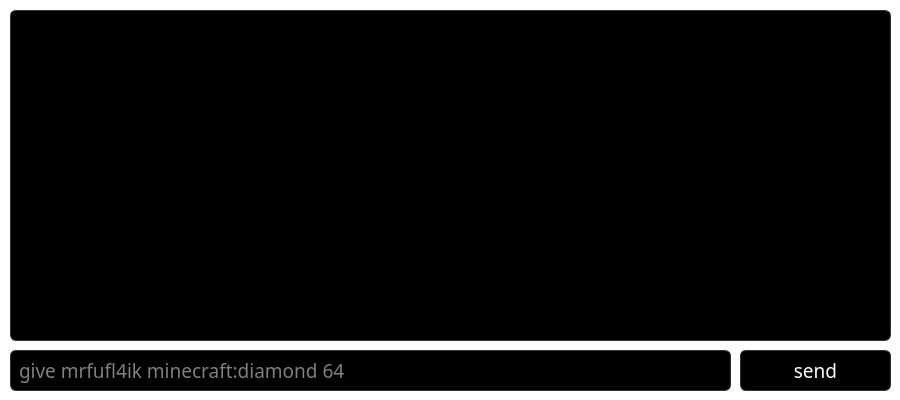
<?xml version="1.0" encoding="UTF-8"?>
<ui version="4.0">
 <class>Form</class>
 <widget class="QWidget" name="Form">
  <property name="geometry">
   <rect>
    <x>0</x>
    <y>0</y>
    <width>900</width>
    <height>400</height>
   </rect>
  </property>
  <property name="minimumSize">
   <size>
    <width>900</width>
    <height>400</height>
   </size>
  </property>
  <property name="maximumSize">
   <size>
    <width>900</width>
    <height>400</height>
   </size>
  </property>
  <property name="windowTitle">
   <string>Console | Server Name</string>
  </property>
  <property name="styleSheet">
   <string notr="true">QWidget {
	background-color: rgb(255, 255, 255)
}</string>
  </property>
  <widget class="QPushButton" name="btnSendConsoleCommand">
   <property name="geometry">
    <rect>
     <x>740</x>
     <y>350</y>
     <width>151</width>
     <height>41</height>
    </rect>
   </property>
   <property name="font">
    <font>
     <family>JetBrains Mono Medium</family>
     <pointsize>14</pointsize>
    </font>
   </property>
   <property name="styleSheet">
    <string notr="true">QPushButton {
    background-color: black;
    color: white;
    border: 1px solid #333;
    border-radius: 6px;
    padding: 8px 16px;
    min-width: 80px;
}

QPushButton:hover {
    background-color: #222;
    border: 1px solid #444;
}

QPushButton:pressed {
    background-color: #111;
}

QPushButton:disabled {
    background-color: #333;
    color: #999;
}</string>
   </property>
   <property name="text">
    <string>send</string>
   </property>
   <property name="shortcut">
    <string>Return</string>
   </property>
  </widget>
  <widget class="QLineEdit" name="inputConsoleCommand">
   <property name="geometry">
    <rect>
     <x>10</x>
     <y>350</y>
     <width>721</width>
     <height>41</height>
    </rect>
   </property>
   <property name="font">
    <font>
     <family>JetBrains Mono Medium</family>
     <pointsize>14</pointsize>
    </font>
   </property>
   <property name="autoFillBackground">
    <bool>false</bool>
   </property>
   <property name="styleSheet">
    <string notr="true">QLineEdit {
    background-color: black;
    color: white;
    border: 1px solid #333;
    border-radius: 6px;
    padding: 6px;
    selection-background-color: #444;
    selection-color: white;
}

QLineEdit:disabled {
    background-color: #333;
    color: #999;
    border: 1px solid #444;
}</string>
   </property>
   <property name="placeholderText">
    <string>give mrfufl4ik minecraft:diamond 64</string>
   </property>
  </widget>
  <widget class="QTextEdit" name="textEditConsoleLog">
   <property name="geometry">
    <rect>
     <x>10</x>
     <y>10</y>
     <width>881</width>
     <height>331</height>
    </rect>
   </property>
   <property name="font">
    <font>
     <family>JetBrains Mono Medium</family>
     <pointsize>11</pointsize>
    </font>
   </property>
   <property name="styleSheet">
    <string notr="true">QTextEdit {
    color: white;
    background: rgb(0,0,0);
    border: 1px solid #333;
    border-radius: 6px;
    padding: 8px 16px;
}

/* Стиль для вертикального скроллбара */
QTextEdit QScrollBar:vertical {
    border: none;
    background: #1a1a1a;
    width: 12px;
    margin: 0;
}

QTextEdit QScrollBar::handle:vertical {
    background: #333;
    min-height: 20px;
    border-radius: 6px;
}

QTextEdit QScrollBar::add-line:vertical, 
QTextEdit QScrollBar::sub-line:vertical {
    border: none;
    background: none;
    height: 0;
}

QTextEdit QScrollBar::add-page:vertical, 
QTextEdit QScrollBar::sub-page:vertical {
    background: none;
}

/* Стиль для горизонтального скроллбара (аналогичный) */
QTextEdit QScrollBar:horizontal {
    border: none;
    background: #1a1a1a;
    height: 12px;
    margin: 0;
}

QTextEdit QScrollBar::handle:horizontal {
    background: #333;
    min-width: 20px;
    border-radius: 6px;
}

QTextEdit QScrollBar::add-line:horizontal, 
QTextEdit QScrollBar::sub-line:horizontal {
    border: none;
    background: none;
    width: 0;
}

QTextEdit QScrollBar::add-page:horizontal, 
QTextEdit QScrollBar::sub-page:horizontal {
    background: none;
}</string>
   </property>
   <property name="readOnly">
    <bool>true</bool>
   </property>
   <property name="markdown">
    <string/>
   </property>
   <property name="html">
    <string>&lt;!DOCTYPE HTML PUBLIC &quot;-//W3C//DTD HTML 4.0//EN&quot; &quot;http://www.w3.org/TR/REC-html40/strict.dtd&quot;&gt;
&lt;html&gt;&lt;head&gt;&lt;meta name=&quot;qrichtext&quot; content=&quot;1&quot; /&gt;&lt;meta charset=&quot;utf-8&quot; /&gt;&lt;style type=&quot;text/css&quot;&gt;
p, li { white-space: pre-wrap; }
hr { height: 1px; border-width: 0; }
li.unchecked::marker { content: &quot;\2610&quot;; }
li.checked::marker { content: &quot;\2612&quot;; }
&lt;/style&gt;&lt;/head&gt;&lt;body style=&quot; font-family:'JetBrains Mono Medium'; font-size:11pt; font-weight:400; font-style:normal;&quot;&gt;
&lt;p style=&quot;-qt-paragraph-type:empty; margin-top:0px; margin-bottom:0px; margin-left:0px; margin-right:0px; -qt-block-indent:0; text-indent:0px;&quot;&gt;&lt;br /&gt;&lt;/p&gt;&lt;/body&gt;&lt;/html&gt;</string>
   </property>
   <property name="overwriteMode">
    <bool>false</bool>
   </property>
   <property name="acceptRichText">
    <bool>false</bool>
   </property>
   <property name="placeholderText">
    <string/>
   </property>
  </widget>
 </widget>
 <resources/>
 <connections/>
</ui>
